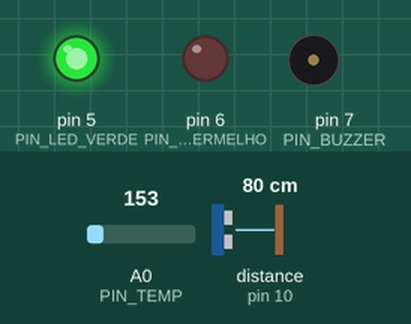
Simulated run of this sketch. Board: Arduino Uno, built with avr-gcc and run on an emulated ATmega328P. On the bench: output pins drawn as LEDs (lit = HIGH), buzzer (waves = sounding). Wiring (inferred from the names in the program): ultrasonic range finder: trigger pin 9; echo pin 10. The inputs (shaded band) are chosen by the test bench; at power-on: A0 (PIN_TEMP) = 153, distance to the obstacle (sensor on pin 10) 80 cm. The echo pulse lasts 58.3 µs per cm; pins used as bus, display or sensor lines are not drawn.

Above: at 1.2 s.
1.3 s: A0 (PIN_TEMP) set to 180
At 2.4 s:
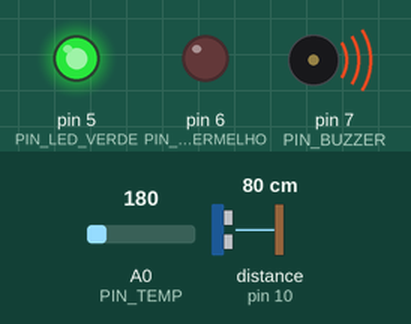
4.3 s: A0 (PIN_TEMP) set to 133
At 5.3 s:
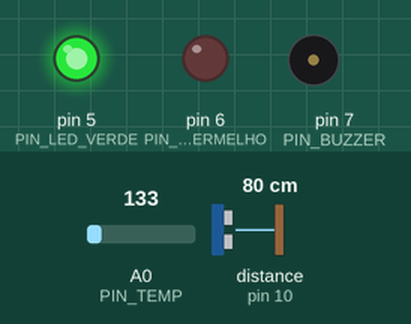
5.8 s: A0 (PIN_TEMP) set to 165
At 6.7 s:
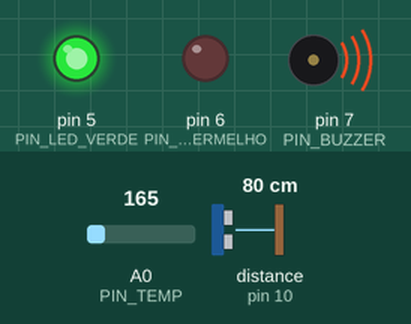
Timing chart, 0 to 8.8 s (numbered marks = the images above; inputs shaded):
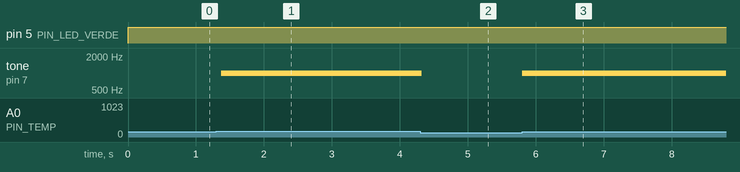

The sketch:

no_sala.ino
```cpp
/*
  Conecta Comunidade — Nó IoT de sala (compatível com TinkerCad Circuits)

  Sensores:
    1. HC-SR04 (ultrassônico) instalado no batente da porta -> detecta passagens.
       Dois sensores lado a lado indicariam direção; no protótipo usamos 1 sensor
       + botão para indicar o sentido (simula o 2º sensor).
    2. TMP36 (temperatura) -> conforto/segurança da sala.

  Atuadores:
    - LED verde: sala com lugares | LED vermelho: lotação atingida
    - Buzzer: temperatura acima de 30 °C

  Ligações (Arduino Uno):
    HC-SR04  TRIG -> D9   ECHO -> D10   VCC -> 5V   GND -> GND
    TMP36    Vout -> A0   +Vs  -> 5V    GND -> GND
    Botão "saída" -> D2 (INPUT_PULLUP, outro terminal no GND)
    LED verde -> D5 (resistor 220R)   LED vermelho -> D6 (220R)   Buzzer -> D7

  Saída: uma linha JSON por evento na Serial (9600 baud), no MESMO formato
  aceito por POST /api/iot/leituras. Um gateway (PC/ESP32) lê a serial e
  encaminha para a API com o cabeçalho X-Device-Key.
*/

const char* SALA = "SALA-A";
const int CAPACIDADE = 30;

const int PIN_TRIG = 9, PIN_ECHO = 10, PIN_TEMP = A0;
const int PIN_BOTAO_SAIDA = 2, PIN_LED_VERDE = 5, PIN_LED_VERMELHO = 6, PIN_BUZZER = 7;

const int DISTANCIA_PASSAGEM_CM = 60;          // algo a menos de 60 cm = pessoa passando
const unsigned long INTERVALO_TEMP_MS = 10000; // envia temperatura a cada 10 s
const float LIMITE_TEMP = 30.0;

int ocupacao = 0;
bool objetoPresente = false;
unsigned long ultimoEnvioTemp = 0;

long medirDistanciaCm() {
  digitalWrite(PIN_TRIG, LOW);  delayMicroseconds(2);
  digitalWrite(PIN_TRIG, HIGH); delayMicroseconds(10);
  digitalWrite(PIN_TRIG, LOW);
  long duracao = pulseIn(PIN_ECHO, HIGH, 30000); // timeout 30 ms
  if (duracao == 0) return 999;
  return duracao * 0.034 / 2;
}

float lerTemperaturaC() {
  int leitura = analogRead(PIN_TEMP);
  float tensao = leitura * 5.0 / 1024.0;
  return (tensao - 0.5) * 100.0; // TMP36: 10 mV/°C com offset de 500 mV
}

void enviarFluxo(const char* evento) {
  Serial.print("{\"sala\":\""); Serial.print(SALA);
  Serial.print("\",\"sensor\":\"fluxo\",\"evento\":\""); Serial.print(evento);
  Serial.print("\",\"ocupacaoLocal\":"); Serial.print(ocupacao);
  Serial.println("}");
}

void enviarTemperatura(float t) {
  Serial.print("{\"sala\":\""); Serial.print(SALA);
  Serial.print("\",\"sensor\":\"temperatura\",\"valor\":"); Serial.print(t, 1);
  Serial.println("}");
}

void atualizarAtuadores(float temp) {
  bool lotada = ocupacao >= CAPACIDADE;
  digitalWrite(PIN_LED_VERDE, lotada ? LOW : HIGH);
  digitalWrite(PIN_LED_VERMELHO, lotada ? HIGH : LOW);
  if (temp > LIMITE_TEMP) tone(PIN_BUZZER, 1000, 200); else noTone(PIN_BUZZER);
}

void setup() {
  Serial.begin(9600);
  pinMode(PIN_TRIG, OUTPUT);
  pinMode(PIN_ECHO, INPUT);
  pinMode(PIN_BOTAO_SAIDA, INPUT_PULLUP);
  pinMode(PIN_LED_VERDE, OUTPUT);
  pinMode(PIN_LED_VERMELHO, OUTPUT);
  pinMode(PIN_BUZZER, OUTPUT);
}

void loop() {
  long distancia = medirDistanciaCm();
  bool presente = distancia < DISTANCIA_PASSAGEM_CM;

  // Borda de subida: alguém começou a passar pela porta
  if (presente && !objetoPresente) {
    bool saindo = digitalRead(PIN_BOTAO_SAIDA) == LOW;
    if (saindo) { if (ocupacao > 0) ocupacao--; enviarFluxo("saida"); }
    else        { ocupacao++;                   enviarFluxo("entrada"); }
  }
  objetoPresente = presente;

  float temp = lerTemperaturaC();
  if (millis() - ultimoEnvioTemp >= INTERVALO_TEMP_MS) {
    enviarTemperatura(temp);
    ultimoEnvioTemp = millis();
  }

  atualizarAtuadores(temp);
  delay(100);
}
```

Measured:
- the behaviour switches between 163 and 164 on A0 (PIN_TEMP) (found by bisection; images 0 and 1)
- after the input at 1.3 s, tone on pin 7 (PIN_BUZZER): silent → 1000 Hz after 0.08 s
- after the input at 4.3 s, tone on pin 7 (PIN_BUZZER): 1000 Hz → silent at once
- after the input at 5.8 s, tone on pin 7 (PIN_BUZZER): silent → 1000 Hz at once
